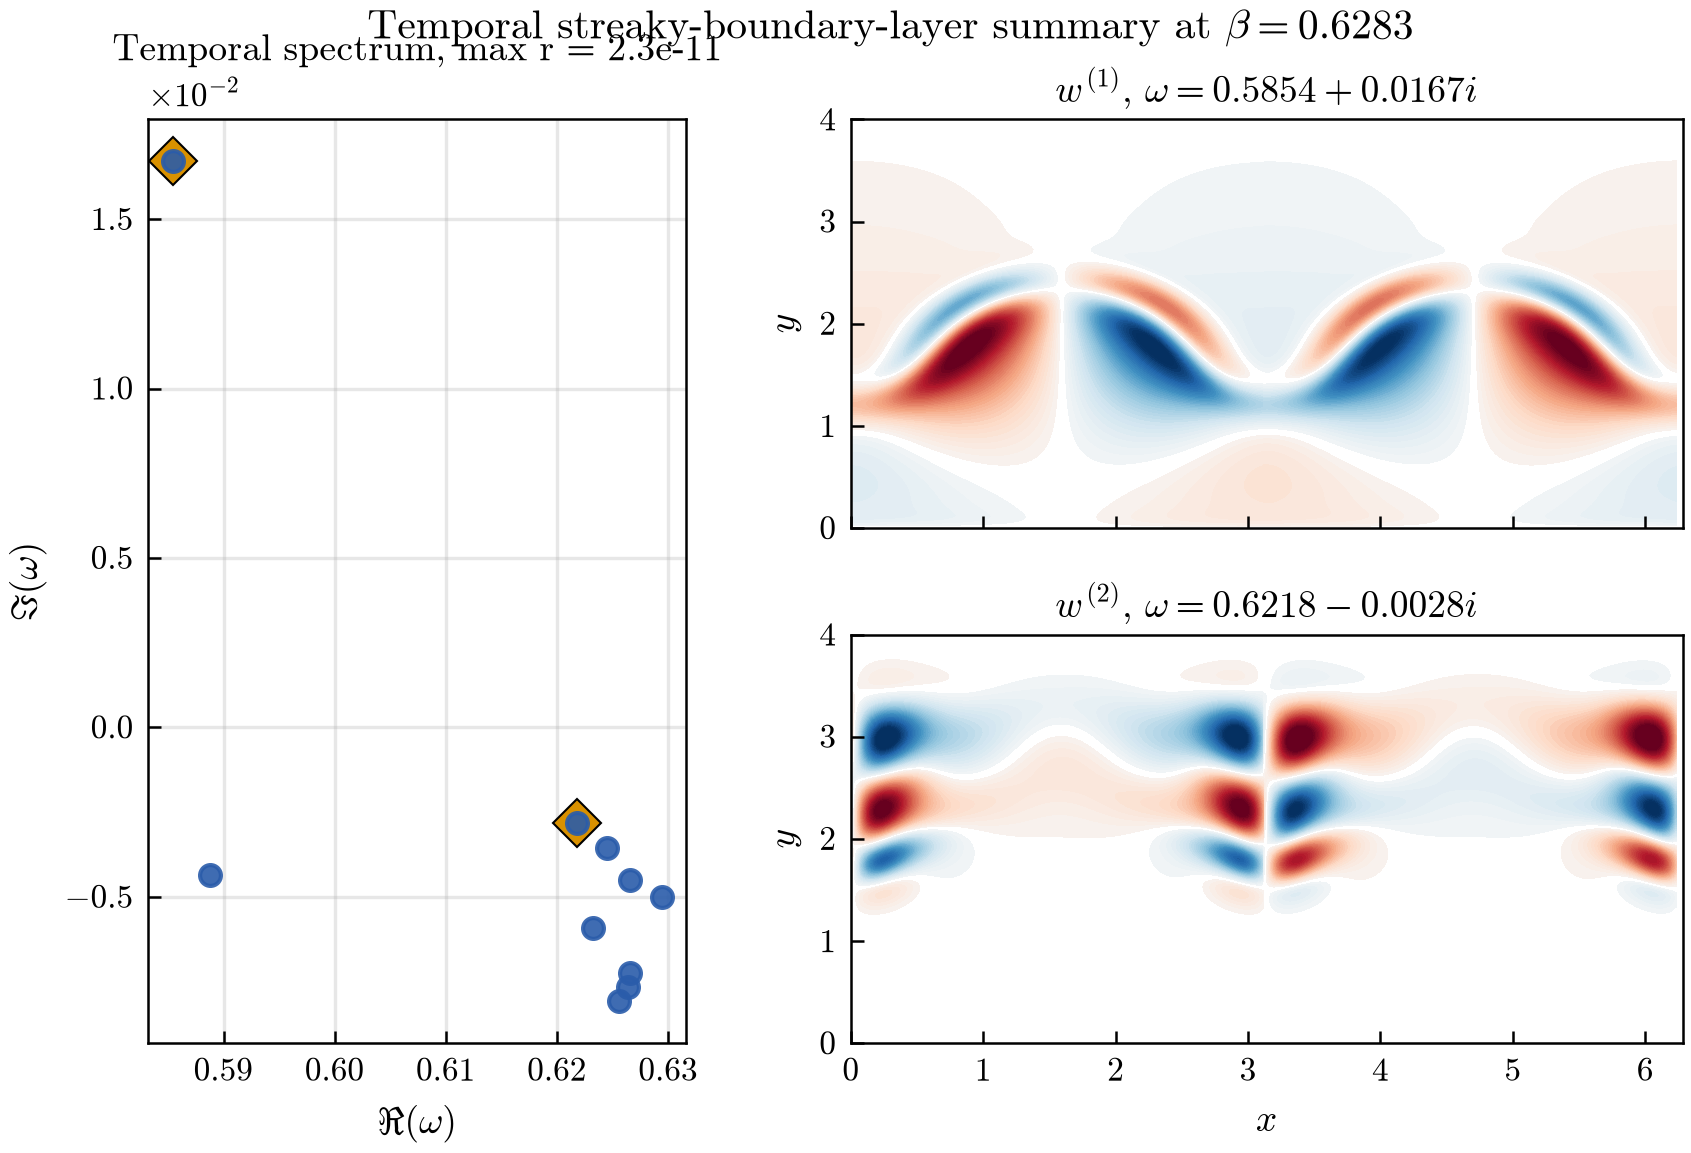

The Python source for this figure:
#!/usr/bin/env python3
"""
Example 3: Streaky boundary-layer temporal and spatial analysis.

Translates example_3_Streaky_BL.m with:
- periodic x-domain and Hanifi-like y stretch
- temporal eigenvalues
- spatial eigenvalues in generalized (alpha) form

OUTPUTS:
  - example_3_streaky_bl.npz
  - example_3_streaky_bl_baseflow.png
  - example_3_streaky_bl.png
  - example_3_streaky_bl_spatial.png
  - example_3_streaky_bl_spectra.png
"""

from __future__ import annotations

from pathlib import Path

import numpy as np

from linstabpy.utils.jsonc import load_jsonc, parse_complex_list, parse_int_list

from examples._helpers import (
    apply_figure_layout,
    format_cache_recompute_message,
    format_complex,
    format_scientific_ticks,
    label_axes,
    leading_mode_real_frequency,
    load_parity_npz,
    parity_npz_get,
    plot_scalar_panel,
    plot_signed_panel,
    save_figure,
    set_suptitle,
    smallest_abs_indices,
    top_imag_indices,
)

SCRIPT = Path(__file__).resolve()
OUTPUT_NPZ = SCRIPT.with_suffix(".npz")
OUTPUT_PNG = SCRIPT.with_suffix(".png")
OUTPUT_BASEFLOW = OUTPUT_PNG.with_name(f"{OUTPUT_PNG.stem}_baseflow.png")
OUTPUT_SPATIAL = OUTPUT_PNG.with_name(f"{OUTPUT_PNG.stem}_spatial.png")
OUTPUT_SPECTRA = OUTPUT_PNG.with_name(f"{OUTPUT_PNG.stem}_spectra.png")
MATLAB_TEMPORAL_STEM = "example_3_Streaky_BL_results_temporal"
MATLAB_SPATIAL_STEM = "example_3_Streaky_BL_results_spatial"


def _load_matlab_temporal_omega() -> np.ndarray | None:
    """Load the extracted MATLAB temporal spectrum when available."""
    try:
        bundle = load_parity_npz(MATLAB_TEMPORAL_STEM)
    except FileNotFoundError:
        return None
    return np.asarray(
        parity_npz_get(bundle, "results_StreakyBL_temporal/omega"), dtype=complex
    ).reshape(-1)


def _load_matlab_spatial_alpha() -> np.ndarray | None:
    """Load the extracted MATLAB spatial spectrum when available."""
    try:
        bundle = load_parity_npz(MATLAB_SPATIAL_STEM)
    except FileNotFoundError:
        return None
    return np.asarray(
        parity_npz_get(bundle, "results_StreakyBL_spatial/alphas"), dtype=complex
    ).reshape(-1)


def _load_existing_npz() -> dict[str, np.ndarray]:
    """Load an existing NPZ artifact if present and valid."""
    try:
        with np.load(OUTPUT_NPZ, allow_pickle=False) as data:
            return {key: data[key] for key in data.files}
    except (FileNotFoundError, EOFError, OSError, ValueError):
        return {}


def _save_npz(data: dict[str, np.ndarray | float | complex | int]) -> None:
    """Save a mixed metadata/results dict to the example NPZ path."""
    payload: dict[str, np.ndarray] = {}
    for key, value in data.items():
        if isinstance(value, np.ndarray):
            payload[key] = value
        else:
            payload[key] = np.asarray(value)
    np.savez_compressed(OUTPUT_NPZ, **payload)
    print(f"Results saved to {OUTPUT_NPZ}")


def _merge_temporal_target_batches(
    batches: list[tuple[complex, np.ndarray, np.ndarray]],
    quotas: list[int],
    *,
    dedupe_tol: float = 1e-4,
) -> tuple[np.ndarray, np.ndarray]:
    """Merge target-window solves with fixed quotas per target."""
    if len(batches) != len(quotas):
        raise ValueError("batches and quotas must have the same length")

    picked_omega: list[complex] = []
    picked_modes: list[np.ndarray] = []
    for (target, omegas, modes), quota in zip(batches, quotas):
        order = np.argsort(np.abs(np.asarray(omegas, dtype=complex) - target))
        added = 0
        for idx in order:
            omega = complex(omegas[idx])
            if any(abs(omega - existing) <= dedupe_tol for existing in picked_omega):
                continue
            picked_omega.append(omega)
            picked_modes.append(np.asarray(modes[:, idx], dtype=complex))
            added += 1
            if added >= quota:
                break
        if added < quota:
            raise RuntimeError(
                f"Target {target} yielded only {added} unique modes, expected {quota}."
            )

    return np.asarray(picked_omega, dtype=complex), np.column_stack(picked_modes)


def _build_streaky_mesh(cfg: dict) -> tuple[Mesh, float, float]:
    """Build the Example 3 mesh and mapped physical coordinates."""
    from linstabpy.mesh import Mesh

    nx = cfg["nx"]
    ny = cfg["ny"]
    Lx = cfg["Lx"]
    Ly = cfg["Ly"]
    cmesh = Mesh.create(
        (0.0, Lx),
        (-1.0, 1.0),
        nx,
        ny,
        cfg["fd_order"],
        y_symmetry=False,
        x_periodicity=cfg["x_periodicity"],
        alpha_filter=cfg["alpha_filter"],
    )

    yi = cfg["y_stretch_yi"]
    a = yi * Ly / (Ly - 2 * yi)
    b = 1.0 + 2.0 * a / Ly
    Y = a * (1.0 + cmesh.Y) / (b - cmesh.Y)
    mesh = cmesh.deform(Y_new=Y)
    return mesh, Lx, Ly


def _apply_streaky_sponge(mesh: Mesh, cfg: dict) -> None:
    """Apply the MATLAB-like top sponge used in Example 3."""
    sponge = cfg["sponge"]
    Ly = cfg["Ly"]
    ys = Ly - sponge["ys_offset"]
    ys_trans = sponge["ys_trans"]
    sponge_amp = sponge["amplitude"]
    mesh.sponge = sponge_amp / 2 * (np.tanh((mesh.Y - ys) / ys_trans) + 1.0)


def _compute_spatial_residuals(
    Lc,
    Lw,
    R,
    omega_spatial: complex,
    spatial_alpha: np.ndarray,
    spatial_modes: np.ndarray,
) -> np.ndarray:
    """Compute residuals for the spatial generalized eigenproblem."""
    A = Lc + omega_spatial * Lw
    residuals = []
    for alpha, q in zip(
        np.asarray(spatial_alpha, dtype=complex).reshape(-1),
        np.asarray(spatial_modes, dtype=complex).T,
    ):
        numer = np.linalg.norm(A @ q - alpha * (R @ q))
        denom = max(abs(alpha) * float(np.linalg.norm(q)), 1e-300)
        residuals.append(float(numer / denom))
    return np.asarray(residuals, dtype=float)


def _augment_cached_results(results: dict[str, np.ndarray]) -> dict[str, np.ndarray]:
    """Backfill fields needed by the revised plotting/parity flow."""
    if not results:
        return results

    changed = False
    mesh = None
    baseflow = None

    # Minimal cfg for mesh/sponge reconstruction from cached data shape
    mini_cfg: dict = {
        "nx": 0,
        "ny": 0,
        "Lx": np.pi,
        "Ly": 5.0,
        "fd_order": 4,
        "alpha_filter": 0.0,
        "x_periodicity": True,
        "y_stretch_yi": 2.0,
        "sponge": {"amplitude": 0.1, "ys_offset": 1.0, "ys_trans": 0.5},
    }

    def ensure_problem() -> tuple[Mesh, object]:
        nonlocal mesh, baseflow
        if mesh is None or baseflow is None:
            from linstabpy.baseflow import load_streaky_bl

            ny, nx = np.asarray(results["X"]).shape
            mini_cfg["nx"] = nx
            mini_cfg["ny"] = ny
            mesh, _, _ = _build_streaky_mesh(mini_cfg)
            baseflow = load_streaky_bl(mesh)
        return mesh, baseflow

    if "baseflow_u" not in results:
        _, baseflow = ensure_problem()
        results["baseflow_u"] = np.asarray(baseflow.U, dtype=float)
        changed = True
    if "baseflow_w" not in results:
        _, baseflow = ensure_problem()
        results["baseflow_w"] = np.asarray(baseflow.W, dtype=float)
        changed = True

    if (
        "spatial_alpha" in results
        and "spatial_modes" in results
        and "omega_spatial" in results
        and "spatial_residuals" not in results
    ):
        from linstabpy.boundary_conditions.dirichlet import apply_dirichlet_spatial
        from linstabpy.operators.spatial import build_spatial_operator

        mesh, baseflow = ensure_problem()
        _apply_streaky_sponge(mesh, mini_cfg)
        Lc, R, Lw, idx = build_spatial_operator(
            mesh,
            baseflow,
            model="2D",
            floquet_exp=float(results["floquet_exp"]),
        )
        Lc, R, _ = apply_dirichlet_spatial(Lc, R, idx, "tb", "uvwT", mesh.ngp)
        omega_spatial = complex(np.asarray(results["omega_spatial"]).reshape(-1)[0])
        results["spatial_residuals"] = _compute_spatial_residuals(
            Lc,
            Lw,
            R,
            omega_spatial,
            np.asarray(results["spatial_alpha"]),
            np.asarray(results["spatial_modes"]),
        )
        changed = True

    if changed:
        _save_npz(results)
    return results


def _reconstruct_mode_field(
    X: np.ndarray,
    Y: np.ndarray,
    mode: np.ndarray,
    idx_block: np.ndarray,
    used_ind: np.ndarray,
    floquet_exp: float,
) -> np.ndarray:
    """Reconstruct one Floquet mode component on the physical mesh."""
    from linstabpy.utils.floquet import reconstruct_floquet

    return reconstruct_floquet(
        X,
        mode[np.asarray(idx_block)],
        used_ind=used_ind,
        floquet_exp=floquet_exp,
    ).reshape(X.shape, order="F")


def _tile_periodic_field(
    X: np.ndarray,
    Y: np.ndarray,
    field: np.ndarray,
    *,
    n_tiles: int,
    phase_shift: float | None = None,
) -> tuple[np.ndarray, np.ndarray, np.ndarray]:
    """Tile a periodic or Floquet field for multi-period display."""
    width = float(np.max(X) - np.min(X))
    x_tiles = []
    y_tiles = []
    field_tiles = []
    for k in range(n_tiles):
        x_tiles.append(np.asarray(X, dtype=float) + k * width)
        y_tiles.append(np.asarray(Y, dtype=float))
        if phase_shift is None:
            field_tiles.append(np.asarray(field))
        else:
            field_tiles.append(np.asarray(field) * np.exp(1j * phase_shift * k))
    return (
        np.concatenate(x_tiles, axis=1),
        np.concatenate(y_tiles, axis=1),
        np.concatenate(field_tiles, axis=1),
    )


def _resolve_baseflow_plot_field(data: dict[str, np.ndarray]) -> tuple[np.ndarray, str]:
    """Prefer the streamwise W baseflow for plotting when it is available."""
    if "baseflow_w" in data:
        return np.asarray(data["baseflow_w"], dtype=float), r"Streaky boundary-layer baseflow $W$"
    if "baseflow_u" in data:
        return np.asarray(data["baseflow_u"], dtype=float), r"Streaky boundary-layer baseflow $U$"
    raise KeyError("Expected either 'baseflow_w' or 'baseflow_u' in Example 3 data")


def _compute(cfg: dict) -> None:
    """Run temporal and spatial eigensolutions."""
    from linstabpy.baseflow import load_streaky_bl
    from linstabpy.boundary_conditions.dirichlet import (
        apply_dirichlet,
        apply_dirichlet_petsc,
        apply_dirichlet_spatial,
        apply_dirichlet_spatial_petsc,
    )
    from linstabpy.operators.assembly import build_lnse_operator, build_lnse_operator_petsc
    from linstabpy.operators.energy_norm import compute_chu_norm
    from linstabpy.operators.spatial import build_spatial_operator, build_spatial_operator_petsc
    from linstabpy.solvers.petsc_utils import petsc_to_scipy
    from linstabpy.stability import eigenvalues as temporal_eigenvalues
    from linstabpy.stability import spatial_eigenvalues

    solver_cfg = cfg.get("solver")
    assembly_backend = str(cfg.get("assembly_backend", "scipy")).lower()
    use_petsc_assembly = assembly_backend == "petsc"
    if assembly_backend not in {"scipy", "petsc"}:
        raise ValueError(
            f"Invalid assembly_backend={assembly_backend!r}; expected 'scipy' or 'petsc'"
        )

    print(f"Streaky BL grid points: Nx={cfg['nx']}, Ny={cfg['ny']}")
    mesh, Lx, Ly = _build_streaky_mesh(cfg)

    n_periods = cfg["n_periods"]
    floquet_exp = 0.0 if n_periods == 0 else 2 * np.pi / (Lx * n_periods)
    alpha_temp = cfg["alpha_temp"]
    temporal_targets = parse_complex_list(cfg["temporal_targets"])
    temporal_quotas = parse_int_list(cfg["temporal_quotas"])
    if len(temporal_targets) != len(temporal_quotas):
        raise ValueError("temporal_targets and temporal_quotas must have the same length.")
    omega_tar = temporal_targets[0]
    alpha_target = float(alpha_temp)
    n_modes = cfg["n_modes"]
    arnoldi_ncv = cfg["ncv"]
    spatial_omega_imag_shift = cfg["spatial_omega_imag_shift"]
    run_temporal = cfg["run_temporal"]
    run_spatial = cfg["run_spatial"]
    dedupe_tol = cfg.get("dedupe_tol", 1e-4)
    if not run_temporal and not run_spatial:
        raise ValueError("At least one of run_temporal or run_spatial must be true.")

    baseflow = load_streaky_bl(mesh)
    _apply_streaky_sponge(mesh, cfg)

    borders = "tb"
    variables = "uvwT"
    results = _load_existing_npz()
    used_ind = mesh.used_ind

    def _to_scipy_matrix(mat):
        return petsc_to_scipy(mat, format="csc") if use_petsc_assembly else mat

    common = {
        "X": mesh.X,
        "Y": mesh.Y,
        "used_ind": used_ind,
        "floquet_exp": floquet_exp,
        "n_modes": n_modes,
        "alpha_temp": alpha_temp,
        "omega_tar_real": float(np.real(omega_tar)),
        "omega_tar_imag": float(np.imag(omega_tar)),
        "alpha_target": float(alpha_target),
        "baseflow_u": baseflow.U,
        "baseflow_w": baseflow.W,
    }

    temporal_omega: np.ndarray | None = None
    if run_temporal:
        if not run_spatial:
            for key in ("spatial_alpha", "spatial_modes", "omega_spatial", "spatial_residuals"):
                results.pop(key, None)
        if use_petsc_assembly:
            L0, idx = build_lnse_operator_petsc(
                mesh,
                baseflow,
                kx=alpha_temp,
                model="2D",
                floquet_exp=floquet_exp,
                solver_cfg=solver_cfg,
            )
            L0, _ = apply_dirichlet_petsc(L0, idx, borders, variables, mesh.ngp)
        else:
            L0, idx = build_lnse_operator(
                mesh,
                baseflow,
                kx=alpha_temp,
                model="2D",
                floquet_exp=floquet_exp,
            )
            L0, _ = apply_dirichlet(L0, idx, borders, variables, mesh.ngp)

        W_int = mesh.W.ravel(order="F")[used_ind]
        rho_p = baseflow.RHO.ravel(order="F")[used_ind]
        T_p = baseflow.T.ravel(order="F")[used_ind]
        W_diag, _ = compute_chu_norm(W_int, rho_p, T_p, baseflow.kappa, baseflow.Ma, mesh.ngp)

        temporal_batches: list[tuple[complex, np.ndarray, np.ndarray]] = []
        temporal_nev = max(max(temporal_quotas), 20)
        for temporal_target in temporal_targets:
            omegas_i, modes_i = temporal_eigenvalues(
                L0,
                temporal_nev,
                temporal_target,
                W_diag=W_diag,
                ncv=arnoldi_ncv,
                solver_cfg=solver_cfg,
            )
            temporal_batches.append((temporal_target, omegas_i, modes_i))

        temporal_omega, temporal_modes = _merge_temporal_target_batches(
            temporal_batches,
            temporal_quotas,
            dedupe_tol=dedupe_tol,
        )

        iL0 = 1j * _to_scipy_matrix(L0)
        temporal_residuals = np.array(
            [
                np.linalg.norm(iL0 @ q - omega * q)
                / max(abs(omega) * float(np.linalg.norm(q)), 1e-300)
                for omega, q in zip(temporal_omega, temporal_modes.T)
            ],
            dtype=float,
        )
        print("Temporal eigenvalue residuals ||iL0 q - w q|| / (|w| ||q||):")
        for i, (omega, res) in enumerate(zip(temporal_omega, temporal_residuals)):
            print(f"  [{i}]  w={omega.real:.5f}{omega.imag:+.5f}j   res={res:.3e}")

        results.update(common)
        results.update(
            {
                "temporal_omega": temporal_omega,
                "temporal_modes": temporal_modes,
                "temporal_residuals": temporal_residuals,
                "idx_rho_j": idx["rho_j"],
                "idx_u_j": idx["u_j"],
                "idx_v_j": idx["v_j"],
                "idx_w_j": idx["w_j"],
                "idx_T_j": idx["T_j"],
                "omega_target_real": float(np.real(omega_tar)),
                "omega_target_imag": float(np.imag(omega_tar)),
            }
        )
        _save_npz(results)

    if run_spatial:
        if temporal_omega is None:
            if "temporal_omega" not in results:
                raise ValueError(
                    "Spatial Example 3 run requires temporal_omega in the existing "
                    "NPZ or run_temporal=true in the JSONC config."
                )
            temporal_omega = np.asarray(results["temporal_omega"], dtype=complex)

        omega_spatial = leading_mode_real_frequency(
            temporal_omega,
            imag_shift=spatial_omega_imag_shift,
        )

        if use_petsc_assembly:
            Lc, R, Lw, idx = build_spatial_operator_petsc(
                mesh,
                baseflow,
                model="2D",
                floquet_exp=floquet_exp,
                solver_cfg=solver_cfg,
            )
            Lc, R, _ = apply_dirichlet_spatial_petsc(Lc, R, idx, borders, variables, mesh.ngp)
        else:
            Lc, R, Lw, idx = build_spatial_operator(
                mesh,
                baseflow,
                model="2D",
                floquet_exp=floquet_exp,
            )
            Lc, R, _ = apply_dirichlet_spatial(Lc, R, idx, borders, variables, mesh.ngp)
        spatial_alpha, spatial_modes = spatial_eigenvalues(
            Lc,
            Lw,
            R,
            omega_spatial,
            n_modes,
            alpha_target,
            ncv=arnoldi_ncv,
            solver_cfg=solver_cfg,
        )
        spatial_residuals = _compute_spatial_residuals(
            _to_scipy_matrix(Lc),
            _to_scipy_matrix(Lw),
            _to_scipy_matrix(R),
            omega_spatial,
            spatial_alpha,
            spatial_modes,
        )
        print("Spatial eigenvalue residuals ||A q - a B q|| / (|a| ||q||):")
        for i, (alpha, res) in enumerate(zip(spatial_alpha[:5], spatial_residuals[:5])):
            print(f"  [{i}]  a={alpha.real:.5f}{alpha.imag:+.5f}j   res={res:.3e}")

        results.update(common)
        results.update(
            {
                "spatial_alpha": spatial_alpha,
                "spatial_modes": spatial_modes,
                "omega_spatial": omega_spatial,
                "spatial_residuals": spatial_residuals,
                "idx_rho_j": idx["rho_j"],
                "idx_u_j": idx["u_j"],
                "idx_v_j": idx["v_j"],
                "idx_w_j": idx["w_j"],
                "idx_T_j": idx["T_j"],
            }
        )
        _save_npz(results)


def _plot(data: dict[str, np.ndarray]) -> None:
    """Plot publication-style baseflow, temporal, spatial, and diagnostic figures."""
    import matplotlib.pyplot as plt

    has_temporal = "temporal_omega" in data and "temporal_modes" in data
    has_spatial = "spatial_alpha" in data and "spatial_modes" in data
    if not has_temporal and not has_spatial:
        raise ValueError("Example 3 NPZ does not contain temporal or spatial results to plot.")

    X = np.asarray(data["X"], dtype=float)
    Y = np.asarray(data["Y"], dtype=float)
    used_ind = np.asarray(data["used_ind"], dtype=int)
    floquet_exp = float(np.asarray(data["floquet_exp"]).reshape(-1)[0])
    idx_rho = np.asarray(data["idx_rho_j"], dtype=int)
    idx_u = np.asarray(data["idx_u_j"], dtype=int)
    idx_v = np.asarray(data["idx_v_j"], dtype=int)
    idx_w = np.asarray(data["idx_w_j"], dtype=int)
    idx_T = np.asarray(data["idx_T_j"], dtype=int)
    n_modes = int(np.asarray(data["n_modes"]).reshape(-1)[0])
    baseflow_field, baseflow_title = _resolve_baseflow_plot_field(data)
    phase_step = floquet_exp * (float(np.max(X)) - float(np.min(X)))

    X_base, Y_base, U_base = _tile_periodic_field(X, Y, baseflow_field, n_tiles=4)
    fig_base, ax_base = plt.subplots(1, 1, figsize=(11.5, 3.0))
    plot_scalar_panel(
        ax_base,
        X_base,
        Y_base,
        U_base,
        title=baseflow_title,
        cmap="turbo",
        xlim=(0.0, 4.0 * np.pi),
        ylim=(0.0, 5.0),
        aspect="auto",
        levels=101,
        colorbar=False,
        title_pad=4.0,
    )
    for xpos, width, color in [
        (np.pi, np.pi, "#b94f4f"),
        (2.0 * np.pi, 2.0 * np.pi, "#4a76b8"),
    ]:
        ax_base.add_patch(
            plt.Rectangle(
                (xpos, 0.0),
                width,
                5.0,
                fill=False,
                lw=1.5,
                ls="--",
                edgecolor=color,
            )
        )
    label_axes(ax_base)
    save_figure(fig_base, OUTPUT_BASEFLOW)

    if has_temporal:
        temporal_omega = np.asarray(data["temporal_omega"], dtype=complex)
        temporal_modes = np.asarray(data["temporal_modes"], dtype=complex)
        temporal_residuals = np.asarray(data["temporal_residuals"], dtype=float)
        temporal_order = top_imag_indices(temporal_omega, 2)
        matlab_temporal = _load_matlab_temporal_omega()

        fig_temporal = plt.figure(figsize=(12.5, 7.0))
        grid = fig_temporal.add_gridspec(
            max(1, temporal_order.size),
            2,
            width_ratios=(1.1, 1.7),
            hspace=0.26,
            wspace=0.24,
        )
        ax_spec = fig_temporal.add_subplot(grid[:, 0])
        if matlab_temporal is not None:
            ax_spec.plot(
                np.real(matlab_temporal),
                np.imag(matlab_temporal),
                "o",
                mfc="white",
                mec="black",
                mew=1.0,
                ms=7,
                label="MATLAB",
                zorder=2,
            )
        ax_spec.plot(
            np.real(temporal_omega),
            np.imag(temporal_omega),
            "o",
            color="#2a5caa",
            ms=5,
            alpha=0.9,
            label="Python",
            zorder=3,
        )
        for idx in temporal_order:
            ax_spec.plot(
                np.real(temporal_omega[idx]),
                np.imag(temporal_omega[idx]),
                "D",
                color="#d99100",
                mec="black",
                mew=0.5,
                ms=8,
            )
        ax_spec.set_title(f"Temporal spectrum, max r = {np.max(temporal_residuals):.1e}", pad=4.0)
        ax_spec.set_xlabel(r"$\Re(\omega)$")
        ax_spec.set_ylabel(r"$\Im(\omega)$")
        ax_spec.grid(True, alpha=0.3)
        format_scientific_ticks(ax_spec)
        if matlab_temporal is not None:
            ax_spec.legend(loc="upper right", frameon=False, fontsize=9)

        for row, idx in enumerate(temporal_order):
            field = _reconstruct_mode_field(
                X,
                Y,
                temporal_modes[:, int(idx)],
                idx_w,
                used_ind,
                floquet_exp,
            )
            Xt, Yt, Ft = _tile_periodic_field(
                X,
                Y,
                field,
                n_tiles=2,
                phase_shift=phase_step,
            )
            ax_mode = fig_temporal.add_subplot(grid[row, 1])
            plot_signed_panel(
                ax_mode,
                Xt,
                Yt,
                np.real(Ft),
                title=(
                    rf"$w^{{({row + 1})}}$, "
                    rf"$\omega = {format_complex(temporal_omega[idx], real_precision=4)}$"
                ),
                xlim=(0.0, 2.0 * np.pi),
                ylim=(0.0, 4.0),
                aspect="auto",
                colorbar=False,
                title_pad=4.0,
            )
            ax_mode.set_ylabel(r"$y$")
            if row == temporal_order.size - 1:
                ax_mode.set_xlabel(r"$x$")
            else:
                ax_mode.set_xticklabels([])
        set_suptitle(
            fig_temporal, r"Temporal streaky-boundary-layer summary at $\beta = 0.6283$", y=0.972
        )
        apply_figure_layout(fig_temporal, rect=(0.0, 0.0, 1.0, 0.94), pad=0.7)
        save_figure(fig_temporal, OUTPUT_PNG)

    if has_spatial:
        spatial_alpha = np.asarray(data["spatial_alpha"], dtype=complex)
        spatial_modes = np.asarray(data["spatial_modes"], dtype=complex)
        spatial_residuals = np.asarray(data["spatial_residuals"], dtype=float)
        spatial_order = smallest_abs_indices(spatial_alpha, 2)
        n_states = int(np.max(np.hstack([idx_u, idx_v, idx_w, idx_rho, idx_T])) + 1)
        matlab_spatial = _load_matlab_spatial_alpha()

        fig_spatial = plt.figure(figsize=(12.0, 5.8))
        grid = fig_spatial.add_gridspec(1, 2, width_ratios=(1.15, 1.4), wspace=0.24)
        ax_spec = fig_spatial.add_subplot(grid[0, 0])
        if matlab_spatial is not None:
            ax_spec.plot(
                np.real(matlab_spatial),
                np.imag(matlab_spatial),
                "o",
                mfc="white",
                mec="black",
                mew=1.0,
                ms=7,
                label="MATLAB subset",
                zorder=2,
            )
        ax_spec.plot(
            np.real(spatial_alpha),
            np.imag(spatial_alpha),
            "o",
            color="#2a5caa",
            ms=5,
            alpha=0.9,
            label="Python",
            zorder=3,
        )
        for idx in spatial_order:
            ax_spec.plot(
                np.real(spatial_alpha[idx]),
                np.imag(spatial_alpha[idx]),
                "D",
                color="#d99100",
                mec="black",
                mew=0.5,
                ms=8,
            )
        ax_spec.set_title(f"Spatial spectrum, max r = {np.max(spatial_residuals):.1e}", pad=4.0)
        ax_spec.set_xlabel(r"$\Re(\alpha)$")
        ax_spec.set_ylabel(r"$\Im(\alpha)$")
        ax_spec.grid(True, alpha=0.3)
        format_scientific_ticks(ax_spec)
        if matlab_spatial is not None:
            ax_spec.legend(loc="upper left", frameon=False, fontsize=9)

        spatial_mode = spatial_modes[:n_states, int(spatial_order[0])]
        field = _reconstruct_mode_field(
            X,
            Y,
            spatial_mode,
            idx_w,
            used_ind,
            floquet_exp,
        )
        Xt, Yt, Ft = _tile_periodic_field(
            X,
            Y,
            field,
            n_tiles=2,
            phase_shift=phase_step,
        )
        ax_mode = fig_spatial.add_subplot(grid[0, 1])
        plot_signed_panel(
            ax_mode,
            Xt,
            Yt,
            np.real(Ft),
            title=(
                rf"Leading spatial $w$, "
                rf"$\alpha = {format_complex(spatial_alpha[int(spatial_order[0])])}$"
            ),
            xlim=(0.0, 2.0 * np.pi),
            ylim=(0.0, 4.0),
            aspect="auto",
            colorbar=False,
            title_pad=4.0,
        )
        label_axes(ax_mode)
        set_suptitle(fig_spatial, "Spatial streaky-boundary-layer summary", y=0.972)
        apply_figure_layout(fig_spatial, rect=(0.0, 0.0, 1.0, 0.94), pad=0.7)
        save_figure(fig_spatial, OUTPUT_SPATIAL)

    fig_support, axes_support = plt.subplots(1, 2, figsize=(12, 4.8))
    if has_temporal:
        temporal_omega = np.asarray(data["temporal_omega"], dtype=complex)
        temporal_residuals = np.asarray(data["temporal_residuals"], dtype=float)
        matlab_temporal = _load_matlab_temporal_omega()
        if matlab_temporal is not None:
            axes_support[0].plot(
                np.real(matlab_temporal),
                np.imag(matlab_temporal),
                "o",
                mfc="white",
                mec="black",
                mew=1.0,
                ms=7,
                label="MATLAB",
            )
        axes_support[0].plot(
            np.real(temporal_omega),
            np.imag(temporal_omega),
            "o",
            color="#2a5caa",
            ms=5,
            label="Python",
        )
        axes_support[0].set_title(
            f"Temporal spectrum, max r = {np.max(temporal_residuals):.1e}", pad=4.0
        )
        axes_support[0].set_xlabel(r"$\Re(\omega)$")
        axes_support[0].set_ylabel(r"$\Im(\omega)$")
        axes_support[0].grid(True, alpha=0.3)
        format_scientific_ticks(axes_support[0])
        if matlab_temporal is not None:
            axes_support[0].legend(loc="upper right", frameon=False, fontsize=9)
    else:
        axes_support[0].set_visible(False)

    if has_spatial:
        spatial_alpha = np.asarray(data["spatial_alpha"], dtype=complex)
        spatial_residuals = np.asarray(data["spatial_residuals"], dtype=float)
        matlab_spatial = _load_matlab_spatial_alpha()
        if matlab_spatial is not None:
            axes_support[1].plot(
                np.real(matlab_spatial),
                np.imag(matlab_spatial),
                "o",
                mfc="white",
                mec="black",
                mew=1.0,
                ms=7,
                label="MATLAB subset",
            )
        axes_support[1].plot(
            np.real(spatial_alpha),
            np.imag(spatial_alpha),
            "o",
            color="#2a5caa",
            ms=5,
            label="Python",
        )
        axes_support[1].set_title(
            f"Spatial spectrum, max r = {np.max(spatial_residuals):.1e}", pad=4.0
        )
        axes_support[1].set_xlabel(r"$\Re(\alpha)$")
        axes_support[1].set_ylabel(r"$\Im(\alpha)$")
        axes_support[1].grid(True, alpha=0.3)
        format_scientific_ticks(axes_support[1])
        if matlab_spatial is not None:
            axes_support[1].legend(loc="upper left", frameon=False, fontsize=9)
    else:
        axes_support[1].set_visible(False)
    set_suptitle(fig_support, "Streaky boundary-layer diagnostics", y=0.972)
    apply_figure_layout(fig_support, rect=(0.0, 0.0, 1.0, 0.94), pad=0.7)
    save_figure(fig_support, OUTPUT_SPECTRA)


def main() -> None:
    cfg = load_jsonc(SCRIPT.with_suffix(".jsonc"))
    data = _load_existing_npz()
    if not data:
        print(format_cache_recompute_message(OUTPUT_NPZ, None))
        _compute(cfg)
        data = _load_existing_npz()
    if not data:
        raise RuntimeError(f"Failed to generate {OUTPUT_NPZ}")

    data = _augment_cached_results(data)
    _plot(data)


if __name__ == "__main__":
    main()
